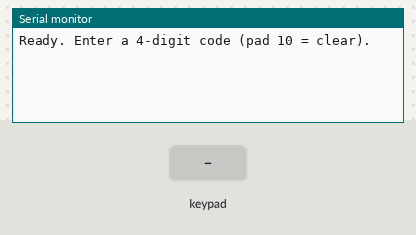
Simulated run of this sketch. Board: ESP32. Parts: the last lines printed to the serial monitor. The test bench sets the inputs (shaded band).

Above: at 1.7 s.
1.8 s: key '0' pressed
At 3.0 s:
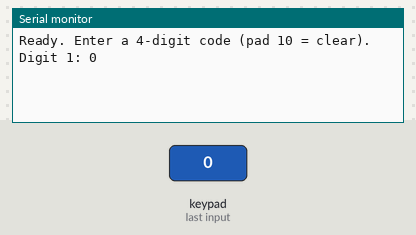
3.3 s: keypad keys 1 2 3 4 pressed 0.4 s apart
At 4.36 s:
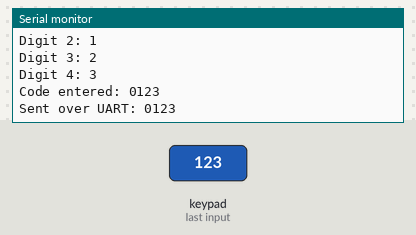
6.4 s: key 'A' pressed
At 7.6 s:
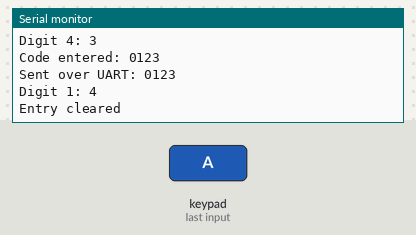
7.9 s: keypad keys 1 2 3 4 A pressed 0.4 s apart
At 10.0 s:
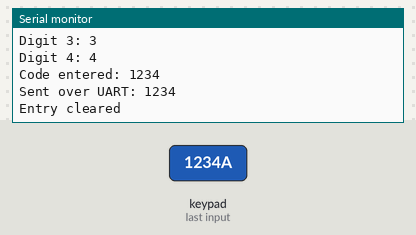
Timing chart, 0 to 11.5 s (numbered marks = the images above; inputs shaded):
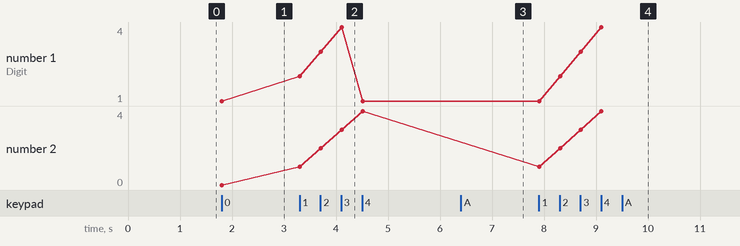

The sketch:

extra8c6.ino
```cpp
#include <Wire.h>
#include "Adafruit_MPR121.h"

#ifndef _BV
#define _BV(bit) (1 << (bit))
#endif

// ---- I2C pins for the MPR121 (unchanged) ----
#define SDA_PIN 23
#define SCL_PIN 22

// ---- UART pins to the receiver board (change if needed) ----
#define UART_TX 16   // goes to receiver GPIO 18 (its RX)
#define UART_RX 17   // unused, but required by begin()

#define CLEAR_PAD 10   // pad 10 = clear the current entry
#define CODE_LEN  4

Adafruit_MPR121 cap = Adafruit_MPR121();

uint16_t lasttouched = 0;
uint16_t currtouched = 0;

char code[CODE_LEN + 1] = {0};  // 4 digits + null terminator
uint8_t codeIndex = 0;

void sendCodeUART() {
  Serial1.println(code);   // sends "1234\r\n"
  Serial.print("Sent over UART: ");
  Serial.println(code);
}

void resetCode() {
  codeIndex = 0;
  memset(code, 0, sizeof(code));
}

void handlePress(uint8_t pad) {
  if (pad == CLEAR_PAD) {
    resetCode();
    Serial.println("Entry cleared");
    return;
  }
  if (pad > 9) return;  // ignore pad 11

  code[codeIndex++] = '0' + pad;
  Serial.print("Digit "); Serial.print(codeIndex);
  Serial.print(": "); Serial.println(pad);

  if (codeIndex == CODE_LEN) {
    Serial.print("Code entered: "); Serial.println(code);
    sendCodeUART();
    resetCode();
  }
}

void setup() {
  Serial.begin(9600);
  unsigned long start = millis();
  while (!Serial && millis() - start < 3000) delay(10);
  delay(500);

  // UART to the receiver: 9600 baud, 8N1 (matches your receiver sketch)
  Serial1.begin(9600, SERIAL_8N1, UART_RX, UART_TX);

  Wire.begin(SDA_PIN, SCL_PIN);
  if (!cap.begin(0x5A, &Wire)) {
    Serial.println("MPR121 not found, check wiring?");
    while (1) delay(10);
  }
  cap.setAutoconfig(true);

  Serial.println("Ready. Enter a 4-digit code (pad 10 = clear).");
}

void loop() {
  currtouched = cap.touched();

  for (uint8_t i = 0; i < 12; i++) {
    // Only act on a new press, not on hold or release
    if ((currtouched & _BV(i)) && !(lasttouched & _BV(i))) {
      handlePress(i);
    }
  }

  lasttouched = currtouched;
  delay(10);
}
```

Measured:
- after the input at 1.8 s, the serial monitor: prints a new line at once (image 1)
- after the input at 3.3 s, the serial monitor: prints a new line at once (image 2)
- after the input at 6.4 s, the serial monitor: prints a new line at once (image 3)
- after the input at 7.9 s, the serial monitor: prints a new line at once (image 4)
- plotted number 1: 1 → 4 after the input at 7.9 s
